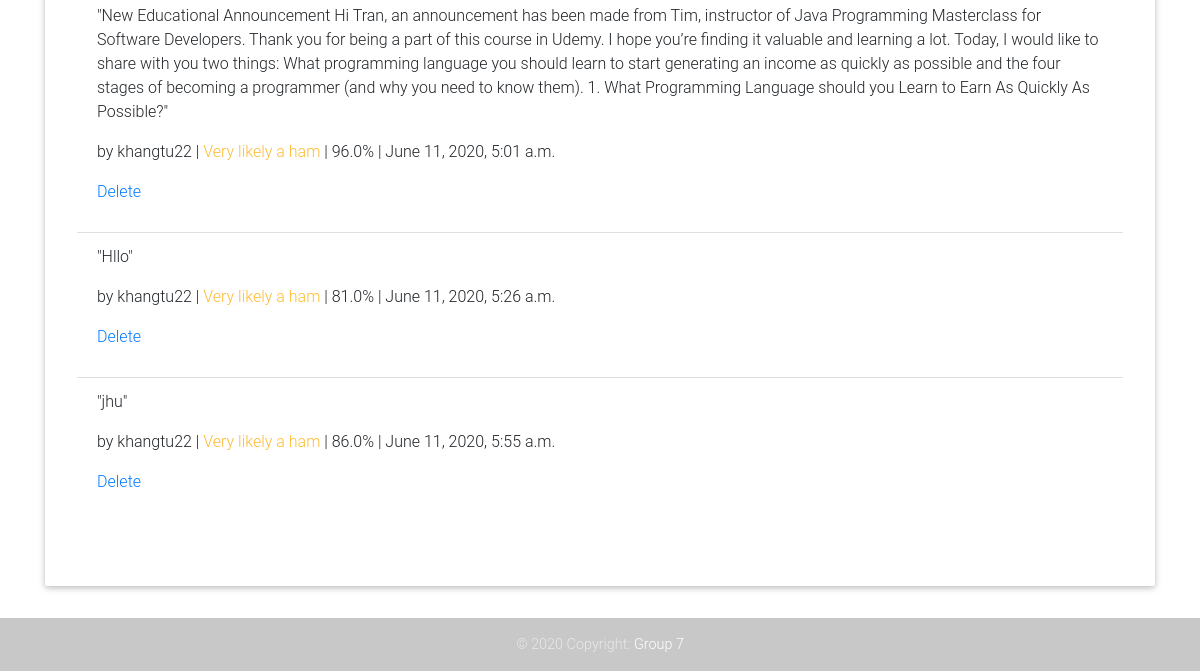
The app's page /history/ (signed in, lower part), older data.
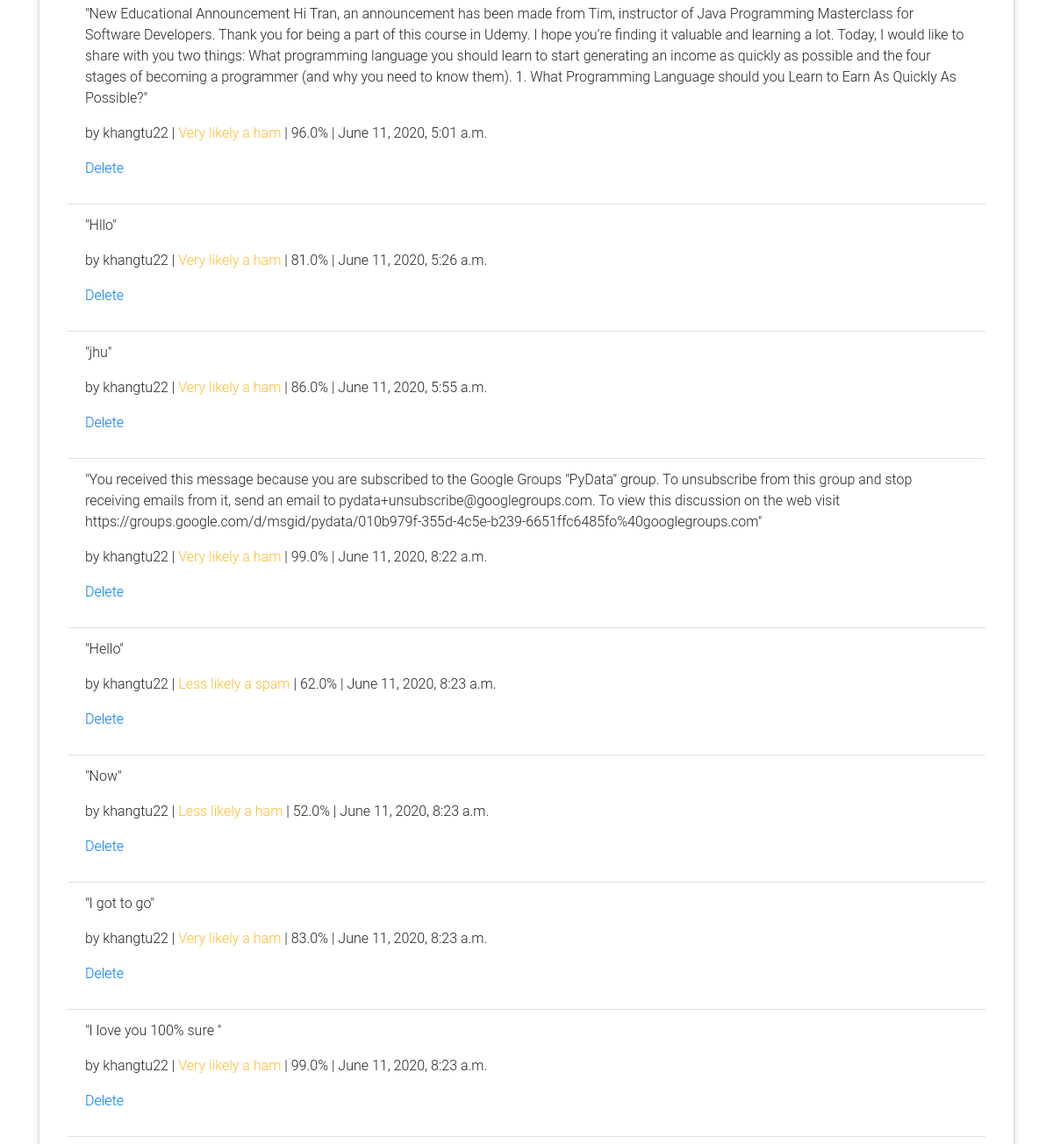
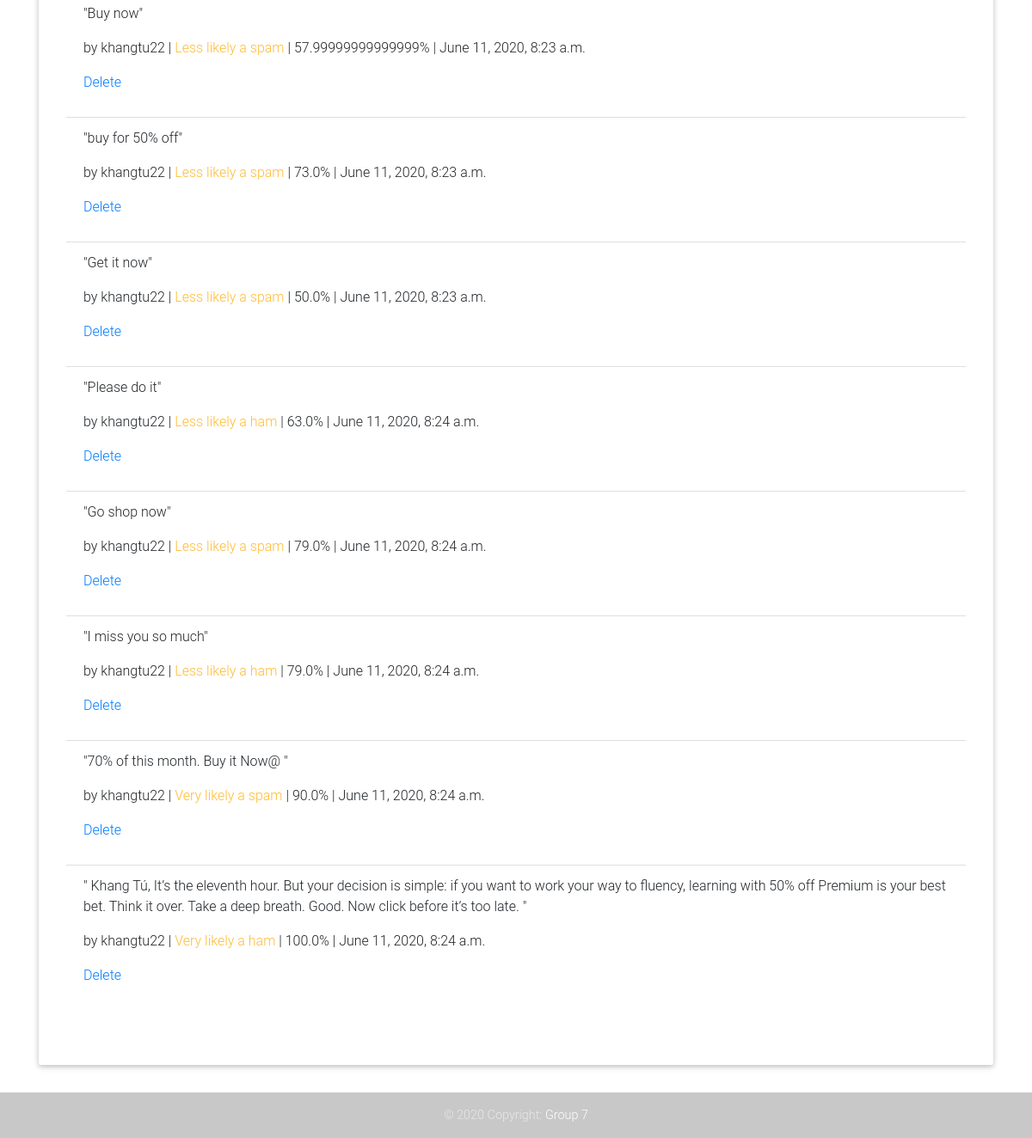
The same page, newer data (2 pictures, top to bottom).
### spam_email/models.py (models this page shows, shortened)
class Email(models.Model):
    content = models.TextField()
    result = models.CharField(max_length=100)
    accuracy = models.CharField(max_length=100)
    last_updated = models.DateTimeField(auto_now=True)
    author = models.ForeignKey(
        get_user_model(),
        on_delete=models.CASCADE,
        related_name='+',
        default='1',
    )

### users/models.py (models this page shows)
class CustomUser(AbstractUser):
    objects = CustomUserManager()

### spam_email/views.py (the view)
# urls.py: path('history/', HistoryView.as_view(), name='history'),
class HistoryView(LoginRequiredMixin, ListView):
    model = Email
    template_name = 'history.html'
    login_url = 'login'

### templates/history.html (shortened to what this page needs)
<!DOCTYPE html>
<html lang="en">
<head>
</head>
<body>
{% extends 'base.html' %}
{% block content %}
    <div class="jumbotron mt-5">
        <ul class="list-group list-group-flush mt-5">
            {% for email in object_list %}
          <li class="list-group-item">
            <p>"{{ email.content }}"</p>
            <p> by {{ email.author }} |<span class="text-warning"> {{ email.result }} </span>| {{ email.accuracy }}% | {{ email.last_updated }}</p>
            <p>
                <a href="{% url 'email_delete' email.pk %}" class="changelink">Delete</a>
            </p>
          </li>
            {% endfor %}
        </ul>
    </div>
{% endblock content %}

### templates/base.html (shortened to what this page needs)
<!DOCTYPE html>
{% load static %}
<html lang="en" dir="ltr">
<head>
</head>
<body class="body">
{% include "base/navbar.html" with base_name='SpamHam' %}
<div class="container" id="main">
    {% block content %}
    {% endblock %}
</div>
{% include "base/footer.html" with base_name='Footer' %}
</body>
</html>

### templates/base/navbar.html (shortened to what this page needs)
{% load static %}
<!DOCTYPE html>
<html lang="en">
<head>
    <link rel="stylesheet" type="text/css" href="{% static 'assets/MDB/css/mdb.min.css' %}">
    <link rel="stylesheet" type="text/css" href="{% static 'assets/css/base.css' %}">
</head>
<body>
</body>
</html>

### templates/base/footer.html (shortened to what this page needs)
{% load static %}
<!DOCTYPE html>
<html lang="en">
<head>
    <link rel="stylesheet" href="https://stackpath.bootstrapcdn.com/bootstrap/4.1.1/css/bootstrap.min.css">
    <link rel="stylesheet" type="text/css" href="{% static 'assets/MDB/css/mdb.min.css' %}">
    <link rel="stylesheet" type="text/css" href="{% static 'assets/css/base.css' %}">
</head>
<body>
    <footer class="page-footer font-small #fafafa grey lighten-5">
      <div class="footer-copyright text-center py-3">© 2020 Copyright:
        <a href="https://mdbootstrap.com/"> Group 7</a>
      </div>
    </footer>
</body>
</html>

### static/assets/css/base.css (style rules this page uses)
body { font-family: 'Roboto', sans-serif; }

### templates/base.html (style rules this page uses)
#main { min-height: calc(100vh - 56px - 53px); }

Row changes from the older to the newer data that the page shows:
added Email: content "You received this message because you are subscribed to the Google Groups \"PyData\" group. To unsubscribe from this group and stop receiving emails from it, send an email to pydata+unsubscribe@googlegroups.com. To view this discussion on the web visit https://groups.google.com/d/msgid/pydata/010b979f-355d-4c5e-b239-6651ffc6485fo%40googlegroups.com", author "khangtu22", result "Very likely a ham", accuracy "99.0", last_updated "June 11, 2020, 8:22 a.m."
added Email: content "Hello", author "khangtu22", result "Less likely a spam", accuracy "62.0", last_updated "June 11, 2020, 8:23 a.m."
added Email: content "Now", author "khangtu22", result "Less likely a ham", accuracy "52.0", last_updated "June 11, 2020, 8:23 a.m."
added Email: content "I got to go", author "khangtu22", result "Very likely a ham", accuracy "83.0", last_updated "June 11, 2020, 8:23 a.m."
added Email: content "I love you 100% sure", author "khangtu22", result "Very likely a ham", accuracy "99.0", last_updated "June 11, 2020, 8:23 a.m."
added Email: content "Buy now", author "khangtu22", result "Less likely a spam", accuracy "57.99999999999999", last_updated "June 11, 2020, 8:23 a.m."
added Email: content "buy for 50% off", author "khangtu22", result "Less likely a spam", accuracy "73.0", last_updated "June 11, 2020, 8:23 a.m."
added Email: content "Get it now", author "khangtu22", result "Less likely a spam", accuracy "50.0", last_updated "June 11, 2020, 8:23 a.m."
added Email: content "Please do it", author "khangtu22", result "Less likely a ham", accuracy "63.0", last_updated "June 11, 2020, 8:24 a.m."
added Email: content "Go shop now", author "khangtu22", result "Less likely a spam", accuracy "79.0", last_updated "June 11, 2020, 8:24 a.m."
added Email: content "I miss you so much", author "khangtu22", result "Less likely a ham", accuracy "79.0", last_updated "June 11, 2020, 8:24 a.m."
added Email: content "70% of this month. Buy it Now@", author "khangtu22", result "Very likely a spam", accuracy "90.0", last_updated "June 11, 2020, 8:24 a.m."
added Email: content "Khang Tú, It’s the eleventh hour. But your decision is simple: if you want to work your way to fluency, learning with 50% off Premium is your best bet. Think it over. Take a deep breath. Good. Now click before it’s too late.", author "khangtu22", result "Very likely a ham", accuracy "100.0", last_updated "June 11, 2020, 8:24 a.m."
